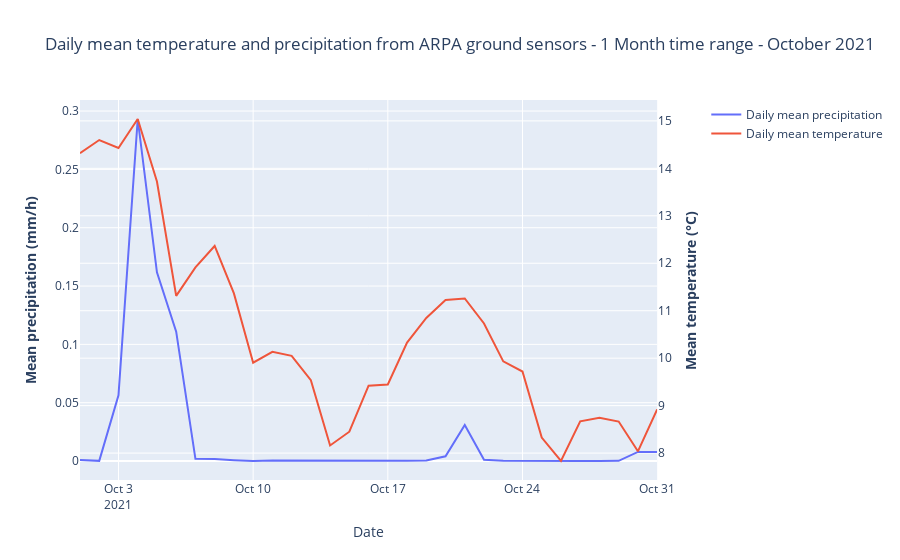

The code cell stored with this chart in its notebook:
### Markdown cell above
## Plot mean temperature and precipitation for all ARPA sensor over Lombardy region

### Code cell
fig = make_subplots(specs=[[{"secondary_y": True}]])

# Add traces
fig.add_trace(
    go.Scatter(x=prec_mean.index, y=prec_mean.valore, name="Daily mean precipitation"),
    secondary_y=False)

fig.add_trace(
    go.Scatter(x=temp_mean.index, y=temp_mean.valore, name="Daily mean temperature"),
    secondary_y=True)

# Add figure title
fig.update_layout(
    title_text="Daily mean temperature and precipitation from ARPA ground sensors - 1 Month time range - " +str(start_date_dt.strftime("%B %Y")))

# Set x-axis title
fig.update_xaxes(title_text="Date")

# Set y-axes titles
fig.update_yaxes(title_text="<b>Mean precipitation (mm/h)</b>", secondary_y=False)
fig.update_yaxes(title_text="<b>Mean temperature (°C)</b>", secondary_y=True)

fig.show()

### Figure 1 — Plotly figure (JSON) as saved in the notebook; plotly's stock layout.template omitted (floating-point values rounded to 4 significant figures)
{"data": [{"name": "Daily mean precipitation", "type": "scatter", "x": ["2021-10-01T00:00:00", "2021-10-02T00:00:00", "2021-10-03T00:00:00", "2021-10-04T00:00:00", "2021-10-05T00:00:00", "2021-10-06T00:00:00", "2021-10-07T00:00:00", "2021-10-08T00:00:00", "2021-10-09T00:00:00", "2021-10-10T00:00:00", "2021-10-11T00:00:00", "2021-10-12T00:00:00", "2021-10-13T00:00:00", "2021-10-14T00:00:00", "2021-10-15T00:00:00", "2021-10-16T00:00:00", "2021-10-17T00:00:00", "2021-10-18T00:00:00", "2021-10-19T00:00:00", "2021-10-20T00:00:00", "2021-10-21T00:00:00", "2021-10-22T00:00:00", "2021-10-23T00:00:00", "2021-10-24T00:00:00", "2021-10-25T00:00:00", "2021-10-26T00:00:00", "2021-10-27T00:00:00", "2021-10-28T00:00:00", "2021-10-29T00:00:00", "2021-10-30T00:00:00", "2021-10-31T00:00:00"], "xaxis": "x", "y": [0.0009029, 0.000141, 0.0563, 0.2932, 0.1617, 0.1109, 0.001851, 0.00182, 0.0007491, 2.56e-05, 0.0004228, 0.0003276, 0.0002316, 1.926e-05, 0.0001472, 0.0001536, 0.0001152, 0.0001473, 0.0004045, 0.004074, 0.03086, 0.001112, 0.0002689, 9.616e-05, 5.121e-05, 0.0001792, 0.0001089, 0.0001153, 0.0001472, 0.007778, 0.007643], "yaxis": "y"}, {"name": "Daily mean temperature", "type": "scatter", "x": ["2021-10-01T00:00:00", "2021-10-02T00:00:00", "2021-10-03T00:00:00", "2021-10-04T00:00:00", "2021-10-05T00:00:00", "2021-10-06T00:00:00", "2021-10-07T00:00:00", "2021-10-08T00:00:00", "2021-10-09T00:00:00", "2021-10-10T00:00:00", "2021-10-11T00:00:00", "2021-10-12T00:00:00", "2021-10-13T00:00:00", "2021-10-14T00:00:00", "2021-10-15T00:00:00", "2021-10-16T00:00:00", "2021-10-17T00:00:00", "2021-10-18T00:00:00", "2021-10-19T00:00:00", "2021-10-20T00:00:00", "2021-10-21T00:00:00", "2021-10-22T00:00:00", "2021-10-23T00:00:00", "2021-10-24T00:00:00", "2021-10-25T00:00:00", "2021-10-26T00:00:00", "2021-10-27T00:00:00", "2021-10-28T00:00:00", "2021-10-29T00:00:00", "2021-10-30T00:00:00", "2021-10-31T00:00:00"], "xaxis": "x", "y": [14.32, 14.6, 14.43, 15.04, 13.72, 11.31, 11.91, 12.36, 11.36, 9.905, 10.13, 10.05, 9.537, 8.161, 8.451, 9.419, 9.446, 10.33, 10.85, 11.23, 11.26, 10.73, 9.933, 9.719, 8.326, 7.834, 8.67, 8.746, 8.665, 8.038, 8.921], "yaxis": "y2"}], "layout": {"autosize": true, "title": {"text": "Daily mean temperature and precipitation from ARPA ground sensors - 1 Month time range - October 2021"}, "xaxis": {"anchor": "y", "autorange": true, "domain": [0, 0.94], "range": ["2021-10-01", "2021-10-31"], "title": {"text": "Date"}, "type": "date"}, "yaxis": {"anchor": "x", "autorange": true, "domain": [0, 1], "range": [-0.01627, 0.3095], "title": {"text": "<b>Mean precipitation (mm/h)</b>"}, "type": "linear"}, "yaxis2": {"anchor": "x", "autorange": true, "overlaying": "y", "range": [7.433, 15.44], "side": "right", "title": {"text": "<b>Mean temperature (°C)</b>"}, "type": "linear"}}}
